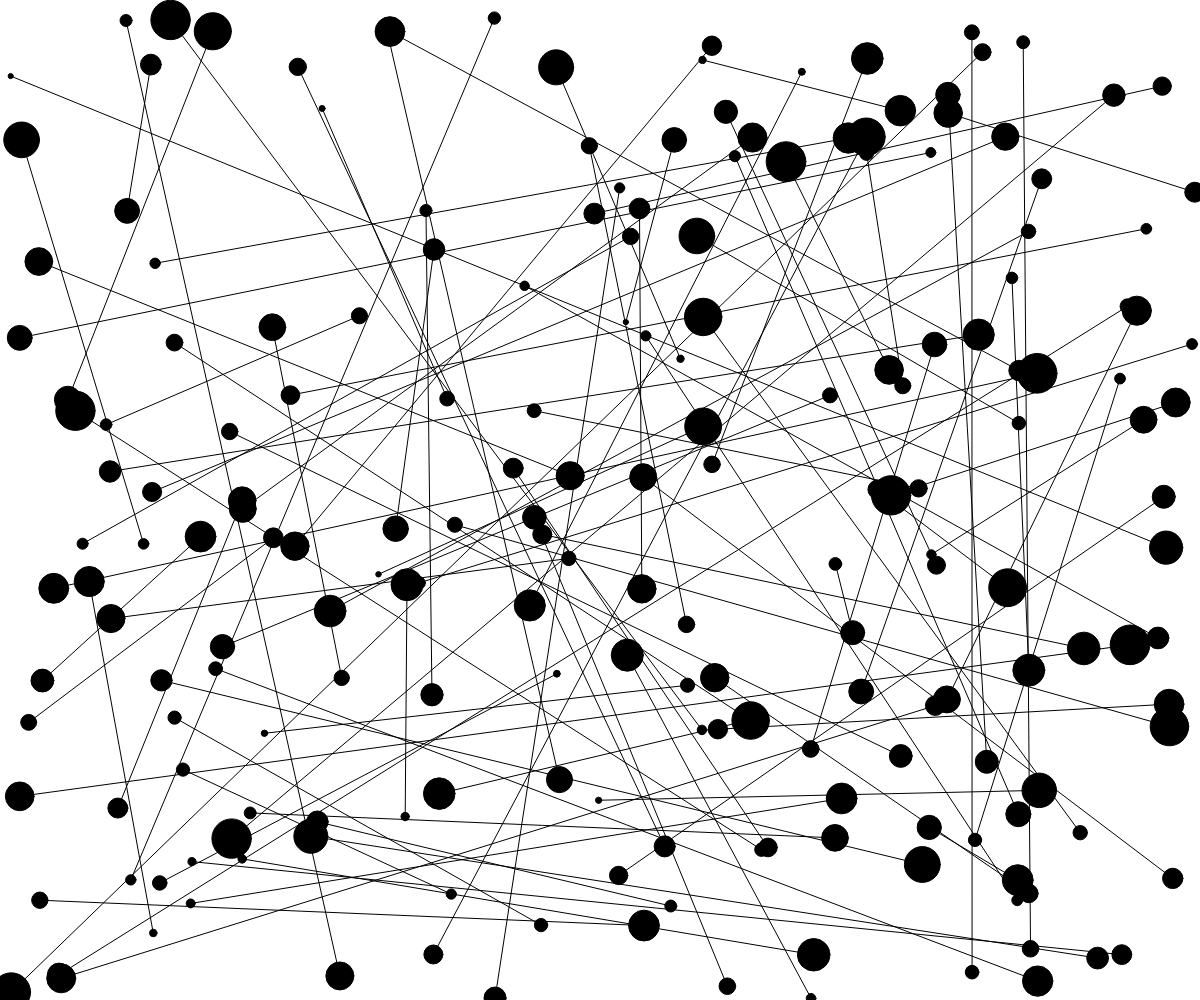
Frame 1 (no input)
Frame 60 (no input): identical to frame 1, image omitted
Frame 120 (the mouse pressed at the canvas centre since frame 60): identical to frame 1, image omitted

The p5.js sketch that drew this single still picture (run headless with seeded random() and noise() and a simulated clock; from frame 60 on, the mouse is pressed at the canvas centre):

// p5.js sketch
// ── sketch.js
function setup() {
  createCanvas(windowWidth, windowHeight);
}

function draw() {
  background(255);
  fill("black");
  randomSeed(25);

  pointsCount = 200;
  for(let idx = 0; idx < pointsCount / 2; idx += 1){
    let randomX1 = random(0, width);
    let randomY1 = random(0, height);
    let randomLength1 = random(5, 30);
    ellipse(randomX1, randomY1, randomLength1, randomLength1);

    let randomX2 = random(0, width);
    let randomY2 = random(0, height);
    let randomLength2 = random(10, 40);
    ellipse(randomX2, randomY2, randomLength2, randomLength2);
  
    line(randomX1, randomY1, randomX2, randomY2)
  }
}
